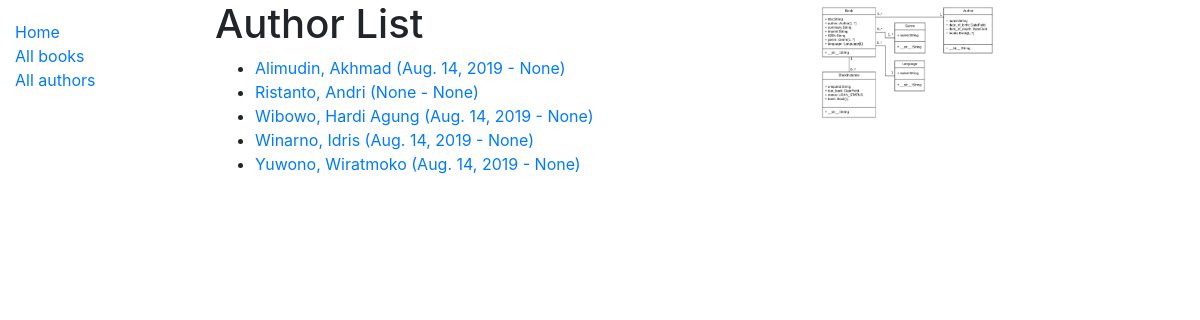
/katalog/authors/, run on the app's committed database.
### katalog/models.py (models this page shows, shortened)
class Author(models.Model):
	first_name = models.CharField(max_length=100)
	last_name = models.CharField(max_length=100)
	date_of_birth = models.DateField(null=True, blank=True)
	date_of_death = models.DateField('Died', null=True, blank=True)
	class Meta:
		ordering = ['last_name', 'first_name']
	def get_absolute_url(self):
		return reverse('author-detail', args=[str(self.id)])

### katalog/views.py (the view)
# urls.py: path('authors/', views.AuthorListView.as_view(), name='authors'),
class AuthorListView(generic.ListView):
    model = Author
    def get_context_data(self, **kwargs):
        context = super(AuthorListView, self).get_context_data(**kwargs)
        context['some_data'] = 'This is just some data'
        return context
    def get_queryset(self):
        return Author.objects.all()[:5]

### templates/katalog/author_list.html
{% extends "base_generic.html" %}
{% block content %}
    <h1>Author List</h1>
    {% if author_list %}
    <ul>
      {% for author in author_list %}
      <li>
        <a href="{{ author.get_absolute_url }}">{{ author.last_name }}, {{author.first_name}} ({{author.date_of_birth}} - {{author.date_of_death}})</a>
      </li>
      {% endfor %}
    </ul>
    {% else %}
      <p>There are no authors in the list.</p>
    {% endif %}
{% endblock %}

### templates/base_generic.html (shortened to what this page needs)
<!DOCTYPE html>
<html lang="en">
<head>
  <link rel="stylesheet" href="https://stackpath.bootstrapcdn.com/bootstrap/4.1.3/css/bootstrap.min.css">
  {% load static %}
  <link rel="stylesheet" href="{% static 'css/styles.css' %}">
</head>
<body>
  <div class="container-fluid">
    <div class="row">
      <div class="col-sm-2">
      {% block sidebar %}
        <ul class="sidebar-nav">
          <li><a href="{% url 'index' %}">Home</a></li>
          <li><a href="{% url 'books' %}">All books</a></li>
          <li><a href="{% url 'authors' %}">All authors</a></li>
        </ul>
     {% endblock %}
      </div>
      <div class="col-sm-6">
        {% block content %}{% endblock %}
      </div>
      <div class="col-sm-4">
          <img src="{% static 'images/uml.png' %}" width="50%">
      </div>
    </div>
  </div>
</body>
</html>

### katalog/static/css/styles.css (style rules this page uses)
.sidebar-nav { margin-top:20px; padding:0; list-style:none; }

### data on the page
Author: last_name "Alimudin", first_name "Akhmad", date_of_birth "Aug. 14, 2019", date_of_death "None"
Author: last_name "Ristanto", first_name "Andri", date_of_birth "None", date_of_death "None"
Author: last_name "Wibowo", first_name "Hardi Agung", date_of_birth "Aug. 14, 2019", date_of_death "None"
Author: last_name "Winarno", first_name "Idris", date_of_birth "Aug. 14, 2019", date_of_death "None"
Author: last_name "Yuwono", first_name "Wiratmoko", date_of_birth "Aug. 14, 2019", date_of_death "None"
